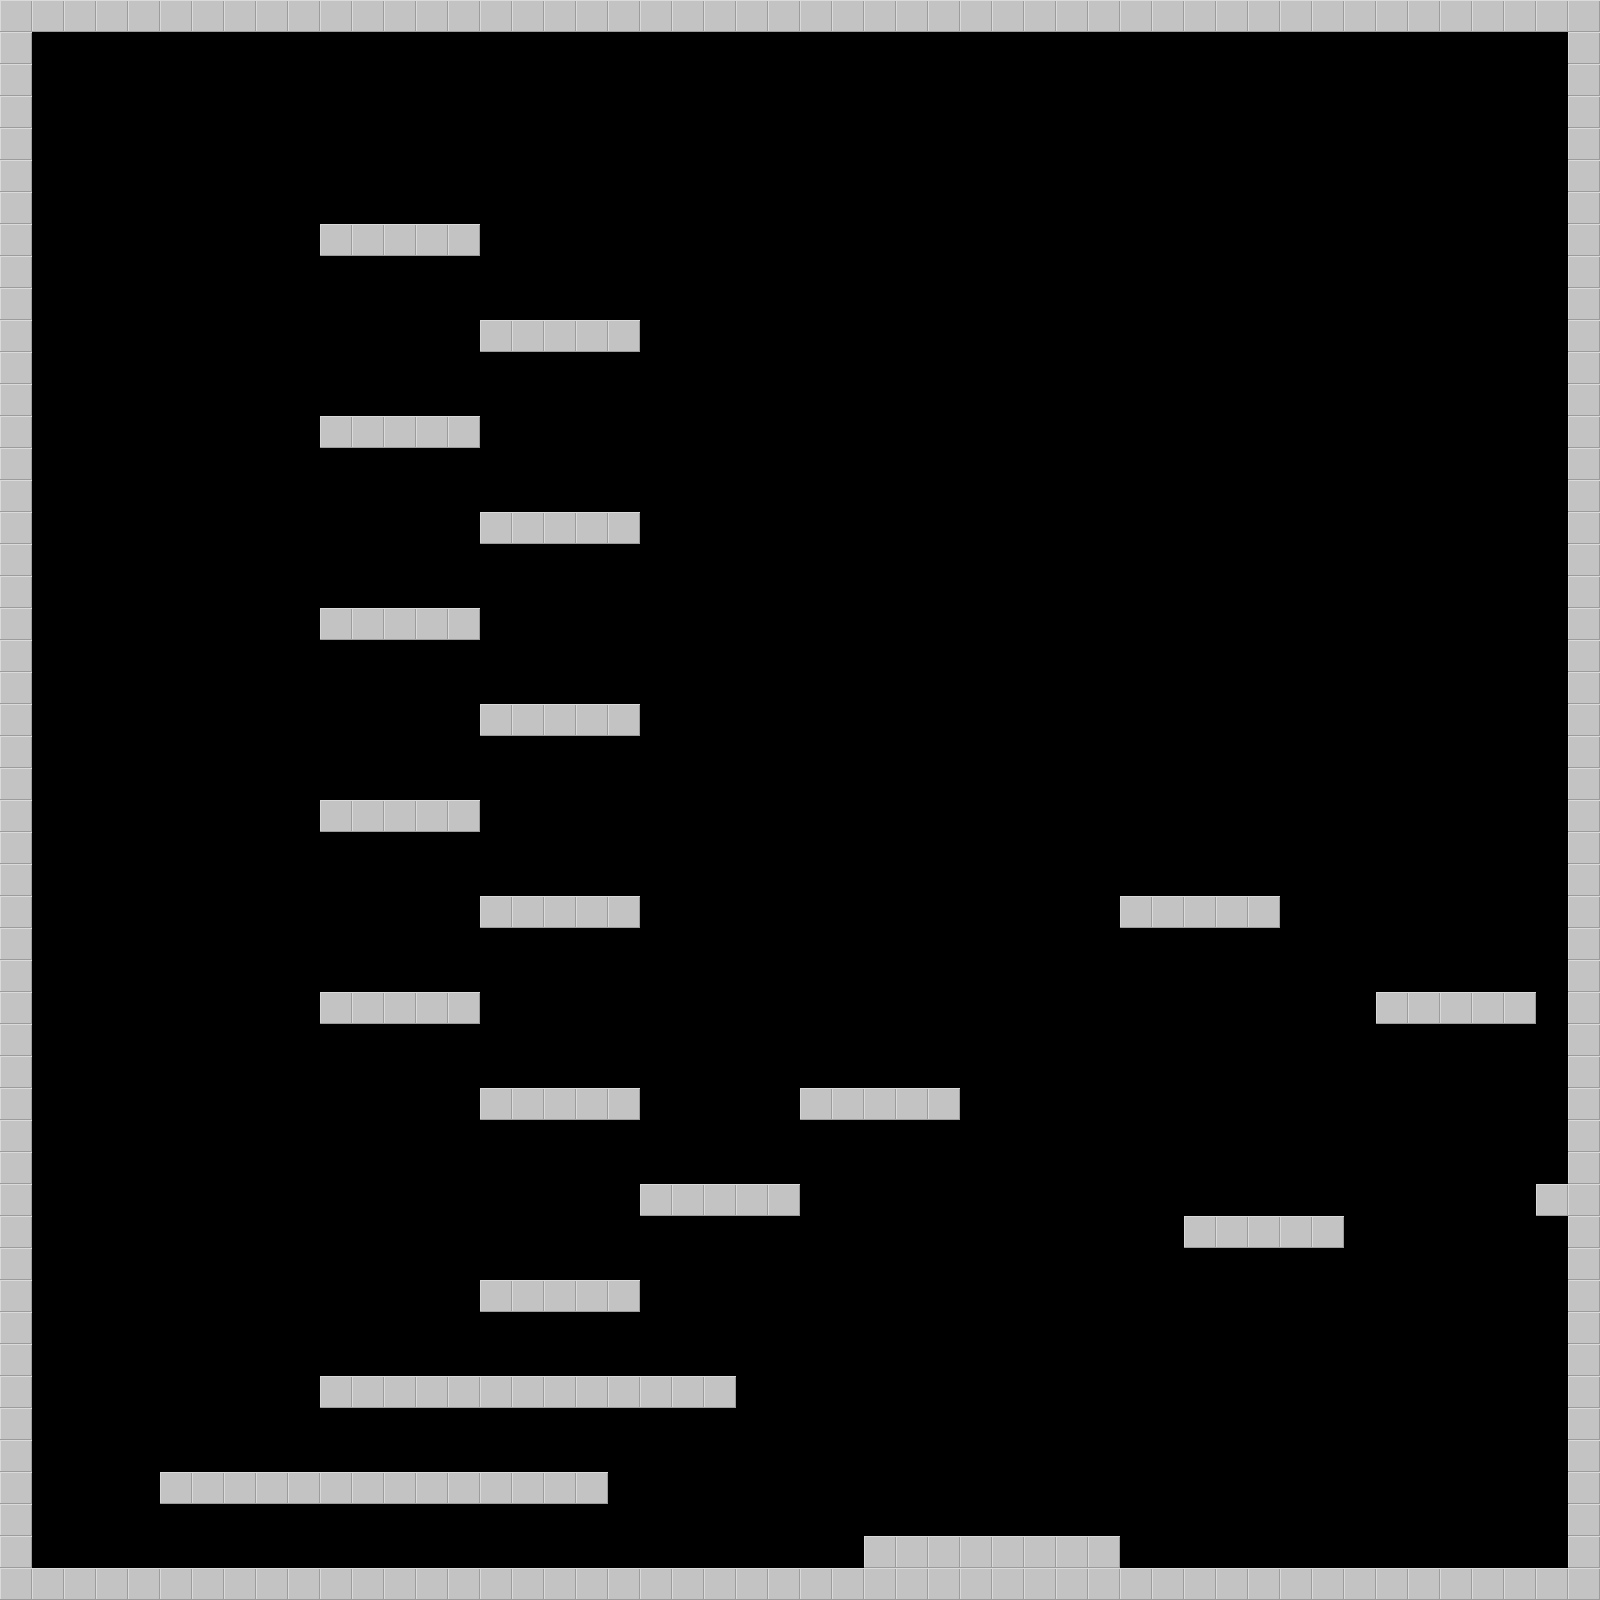

Tiled map render using the project's own tile images. Description and the map definition, with tile-layer contents summarised, below:
An orthogonal 50x50 tile map with 32x32 px tiles, 1 tile layer (set), 2 tilesets and 60 objects (18x platform, 6x tlrb).

<map version="1.0" orientation="orthogonal" width="50" height="50" tilewidth="32" tileheight="32">
 <tileset firstgid="1" source="tiles.tsx" />
 <tileset firstgid="2" source="triggers.tsx" />
 <layer name="set" width="50" height="50">
  <data>[2500 cells, 312 non-empty, 1 distinct tile ids]</data>
 </layer>
 <objectgroup color="#a40b00" name="triggers" width="50" height="50" visible="0">
  <properties>
   <property name="platform" value="" />
  </properties>
  <object name="tlrb" x="0" y="32" width="32" height="1536">
   <properties>
    <property name="blockers" value="tlrb" />
   </properties>
  </object>
  <object name="tlrb" x="1568" y="32" width="32" height="1536">
   <properties>
    <property name="blockers" value="tlrb" />
   </properties>
  </object>
  <object name="tlrb" x="32" y="0" width="1536" height="32">
   <properties>
    <property name="blockers" value="tlrb" />
   </properties>
  </object>
  <object name="tlrb" x="32" y="1568" width="1536" height="32">
   <properties>
    <property name="blockers" value="tlrb" />
   </properties>
  </object>
  <object name="platform" x="320" y="224" width="160" height="32">
   <properties>
    <property name="blockers" value="t" />
   </properties>
  </object>
  <object name="platform" x="480" y="320" width="160" height="32">
   <properties>
    <property name="blockers" value="t" />
   </properties>
  </object>
  <object name="platform" x="320" y="416" width="160" height="32">
   <properties>
    <property name="blockers" value="t" />
   </properties>
  </object>
  <object name="platform" x="480" y="512" width="160" height="32">
   <properties>
    <property name="blockers" value="t" />
   </properties>
  </object>
  <object name="platform" x="320" y="608" width="160" height="32">
   <properties>
    <property name="blockers" value="t" />
   </properties>
  </object>
  <object name="platform" x="480" y="704" width="160" height="32">
   <properties>
    <property name="blockers" value="t" />
   </properties>
  </object>
  <object name="platform" x="320" y="800" width="160" height="32">
   <properties>
    <property name="blockers" value="t" />
   </properties>
  </object>
  <object name="platform" x="480" y="896" width="160" height="32">
   <properties>
    <property name="blockers" value="t" />
   </properties>
  </object>
  <object name="platform" x="320" y="992" width="160" height="32">
   <properties>
    <property name="blockers" value="t" />
   </properties>
  </object>
  <object name="platform" x="480" y="1088" width="160" height="32">
   <properties>
    <property name="blockers" value="t" />
   </properties>
  </object>
  <object name="platform" x="800" y="1088" width="160" height="32">
   <properties>
    <property name="blockers" value="t" />
   </properties>
  </object>
  <object name="platform" x="640" y="1184" width="160" height="32">
   <properties>
    <property name="blockers" value="t" />
   </properties>
  </object>
  <object name="platform" x="480" y="1280" width="160" height="32">
   <properties>
    <property name="blockers" value="t" />
   </properties>
  </object>
  <object name="platform" x="320" y="1376" width="416" height="32">
   <properties>
    <property name="blockers" value="t" />
   </properties>
  </object>
  <object name="platform" x="160" y="1472" width="449" height="33">
   <properties>
    <property name="blockers" value="t" />
   </properties>
  </object>
  <object name="tlrb" x="864" y="1536" width="256" height="32">
   <properties>
    <property name="blockers" value="tlrb" />
   </properties>
  </object>
  <object name="tlrb" x="1536" y="1184" width="32" height="32">
   <properties>
    <property name="blockers" value="tlrb" />
   </properties>
  </object>
  <object gid="2" x="64" y="1536" />
  <object gid="3" x="577" y="1357" />
  <object gid="3" x="382" y="1348" />
  <object gid="3" x="241" y="1442" />
  <object gid="5" x="128" y="1438" />
  <object gid="5" x="609" y="1437" />
  <object gid="5" x="737" y="1343" />
  <object gid="5" x="287" y="1346" />
  <object gid="3" x="547" y="1067" />
  <object gid="3" x="549" y="1243" />
  <object gid="3" x="181" y="1440" />
  <object gid="3" x="308" y="1441" />
  <object gid="3" x="375" y="1445" />
  <object gid="3" x="488" y="1065" />
  <object gid="3" x="435" y="1447" />
  <object gid="3" x="319" y="1345" />
  <object gid="3" x="450" y="1347" />
  <object gid="3" x="640" y="1355" />
  <object gid="3" x="513" y="1354" />
  <object gid="3" x="609" y="1064" />
  <object gid="5" x="449" y="1065" />
  <object gid="5" x="642" y="1065" />
  <object name="platform" x="1183" y="1214" width="160" height="32">
   <properties>
    <property name="blockers" value="t" />
   </properties>
  </object>
  <object name="platform" x="1377" y="991" width="160" height="32">
   <properties>
    <property name="blockers" value="t" />
   </properties>
  </object>
  <object name="platform" x="1118" y="894" width="160" height="32">
   <properties>
    <property name="blockers" value="t" />
   </properties>
  </object>
  <object gid="5" x="1083" y="865" />
  <object gid="3" x="1149" y="861" />
  <object gid="3" x="1229" y="862" />
  <object gid="5" x="1292" y="861" />
  <object gid="5" x="189" y="1542" />
  <object gid="5" x="833" y="1550" />
  <object gid="3" x="766" y="1548" />
  <object gid="3" x="702" y="1549" />
  <object gid="3" x="512" y="1449" />
  <object gid="3" x="637" y="1549" />
  <object gid="5" x="1124" y="1519" />
  <object gid="1" x="1749" y="1013" />
  <object gid="1" x="1712" y="1028" />
  <object gid="1" x="1778" y="1297" />
 </objectgroup>
</map>
